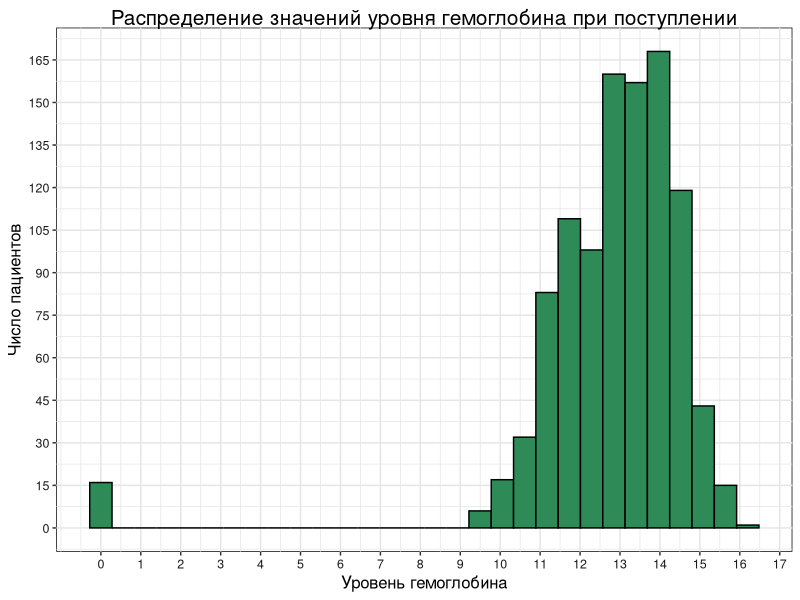
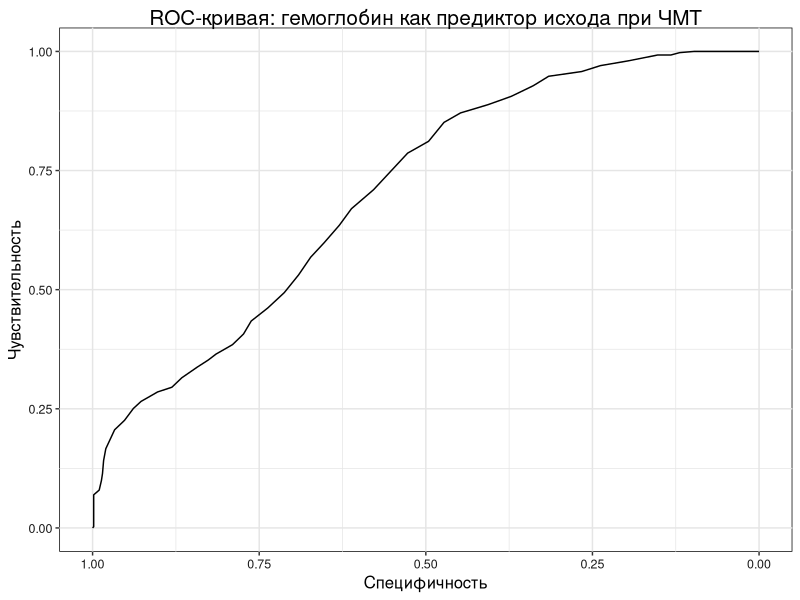
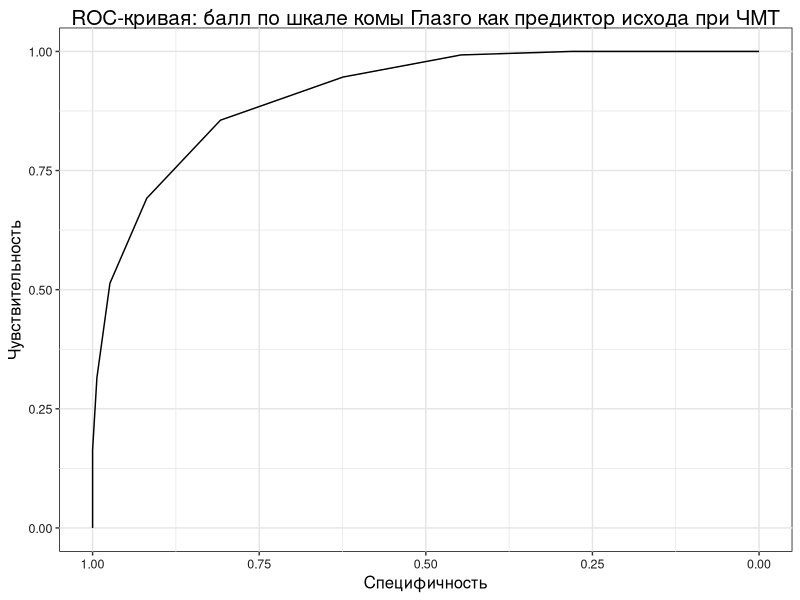

Recreate these plots in R, in order.
## ---- chunk 1
knitr::opts_chunk$set(echo = TRUE)
## ---- chunk 2

library(readxl)
library(tidyverse)
library(stringr)
library(flextable)
library(pROC)
library(ggplot2)
## ---- chunk 3
trauma_row <- read_excel('trauma.xlsx')
## ---- chunk 4
thememine <- theme(
  plot.title = element_text(size = 15, hjust = 0.5),
  axis.title = element_text(size = 12),
  axis.text = element_text(size = 9, colour = 'grey10'),
  panel.background = element_rect(fill = 'white'),
  panel.grid = element_line(colour = 'grey90')
)

theme_set(thememine)
## ---- chunk 5
#проводим первичный анализ
cat('Статистика по всем переменных исходной базы данных\n')
summary(trauma_row)
cat('\nТипы всех переменных исходной базы данных\n')
str(trauma_row)
cat('\nАнализ разности САД и ДАД\n')
trauma_row %>% 
  mutate(
    dif = SBP - DBP
  ) %>%
  select(dif) %>% 
  summary()
## ---- chunk 6
trauma_row %>% 
  ggplot() +
  geom_histogram(aes(x = Hb), fill = 'seagreen', colour = 'black')+
  labs(
    title = 'Распределение значений уровня гемоглобина при поступлении',
    x = 'Уровень гемоглобина',
    y = 'Число пациентов'
  )+
  scale_x_continuous(breaks = seq(0,18, 1))+
  scale_y_continuous(breaks = seq(0,170, 15))
## ---- chunk 7
#Чистка данных

trauma <- trauma_row %>% 
  mutate(
    Hb = case_when(Hb == '0' ~ NA,
                   TRUE ~ Hb),
    Death = as.factor(Death),
    Height = as.numeric(str_remove_all(Height, '"')),
    Heightm = round((Height*2.54)/100,2),
    Weightkg = round(Weight/2.2,1)
  )

cat('Статистика по всем переменных базы данных для дальнейшей работы\n')
summary(trauma)
## ---- chunk 8
#статистика для пола по группам исхода

sexcount <- trauma %>% 
  group_by(Death, Sex) %>% 
  summarise(
    'Количество пациентов и их % от общего числа' = paste0 (n(), ' (', round(n()/nrow(trauma),3) * 100, '%)' ),
  .groups = 'drop'
  ) %>% 
  bind_rows(
    trauma %>% 
  group_by(Death) %>% 
  summarise(
    'Sex' = 'Всего с таким исходом',
    'Количество пациентов и их % от общего числа' = paste0 (n(), ' (', round(n()/nrow(trauma),3) * 100, '%)' ),
  .groups = 'drop'
  )) %>% 
  arrange(Death, Sex) %>% 
  mutate(
    Sex = case_when(
      Sex == 'Male' ~ 'Мужчина',
      Sex == 'Female' ~ 'Женщина',
      TRUE ~ Sex
    ),
    Death = recode(Death, '0' = 'не наступил летальный исход в течение 24 часов', '1' = 'наступил летальный исход в течение 24 часов')
  ) %>% 
  rename('Исход' = Death, 'Пол' = Sex) %>% 
  as_grouped_data(groups = 'Исход')

coomment2 <- paste0(
  'Всего пациентов в исследовании ',
  nrow(trauma),
  '. \nИз них ',
  sum(trauma$Sex == 'Female'),
  ' (',
  round(sum(trauma$Sex == 'Female')/nrow(trauma),3) * 100,
  '%) пациентов - женщины, ', 
  sum(trauma$Sex == 'Male'),
  ' (',
  round(sum(trauma$Sex == 'Male')/nrow(trauma),3) * 100,
  '%) - мужчины.'
)

#визуализация
sexcount %>% 
  as_flextable() %>%
  theme_box() %>% 
  bg(part = "header", bg = "aquamarine") %>% 
  bg(i = ~ !is.na(Исход), bg = "grey90", part = "body") %>% 
  align(part = 'all', align = 'center') %>% 
  set_table_properties(layout = 'autofit', width = 0.8) %>% 
  add_footer_lines(coomment2) %>% 
  set_caption('Таблица 1 - Описательные статистики качественных признаков')
## ---- chunk 9
trauma <- trauma %>% 
  mutate(
    BMI = round(Weightkg/(Heightm^2), 1)
  )
## ---- chunk 10
#сосздаем лист со статистикой для количественных признаков
statistic <- list(
  'Количество NA' = ~sum(is.na(.x)) %>% as.character(),
  'Количество \nнаблюдений' = ~sum(!is.na(.x)) %>% as.character(),
  'Среднее' = ~round(mean(.x, na.rm = T), 1) %>% as.character(),
  'Медиана' = ~median(.x, na.rm = T) %>% as.character(),
  'Стандатрное \nотклонение' = ~sd(.x, na.rm = T) %>% round(2) %>% as.character(),
  '25-75 квартили' = ~paste0(quantile(.x, .25, na.rm = TRUE), ' - ', quantile(.x, .75, na.rm = TRUE)),
  'Мин-макс \nзначение' = ~paste0(min(.x, na.rm = T), ' - ', max(.x, na.rm = T)) %>% as.character()
  )
## ---- chunk 11
#создаем дата фрейм со статистикой
statistic_traumaDeath <- trauma %>%
  group_by(Death) %>% 
  summarise( 
    across(where(is.numeric) & !c('id', 'Height', 'Weight'), statistic)
    ) %>% 
  pivot_longer(!Death, names_to = c('Variable', 'Statustic'), names_sep = '_', values_to = 'Value') %>% 
  pivot_wider(names_from = 'Variable', values_from = 'Value') %>% 
  mutate(
  Death = recode(Death, '0' = 'не наступил летальный исход в течение 24 часов', '1' = 'наступил летальный исход в течение 24 часов'))%>%
  rename('Исход' = Death ) %>% 
  as_grouped_data(groups = 'Исход')

comments <- 'САД - систолическое артериальное давление при поступлении; \nДАД - диастолическое артериальное давление при поступлении; \nFOUR – балл по шкале комы FOUR при поступлении; \nGSC – балл по шкале комы Глазго при поступлении; \nHb – уровень гемоглобина при поступлении.'


#Визуализируем статистику с помощью flextable
as_flextable(statistic_traumaDeath) %>% 
  theme_box() %>% 
  bg(part = "header", bg = "aquamarine") %>% 
  bg(i = ~ !is.na(Исход), bg = "grey90", part = "body") %>%
  align(part = 'all', align = 'center') %>% 
  set_header_labels(Statustic = 'Параметр', Age = 'Возраст, \nгод', SBP = 'САД, \nмм рт.ст.', DBP = 'ДАД, \nмм рт.ст.', Heightm = 'Рост, м', Weightkg = 'Масса, кг', Hb = 'Hb, г/дл', BMI = 'ИМТ') %>%
  set_table_properties(layout = 'autofit', width = 1) %>% 
  set_caption('Таблица 2 - Описательные статистики количественный признаков') %>% 
  add_footer_lines(comments)
## ---- chunk 12
#Статистика по растпростанению анемии

#стичаем количество паиценов с анемией и их %
trauma_anemia <-  trauma %>% 
  group_by(Death,Sex) %>% 
  summarise(
    n = n(),
    patients_with_anemia = sum(ifelse((Sex == 'Female' & Hb<12) | (Sex == 'Male' & Hb<13.5), 1, 0), na.rm = T),
    .groups = 'drop') %>% 
  group_by(Sex) %>% 
  mutate(
    '% числа пациентов с анемией  в этой группе среди этого пола' = paste0(round(patients_with_anemia/sum(n)*100), '%')) %>%
  ungroup() %>% 
  mutate('% числа пациентов с анемией cреди всех пациентов' = paste0(round(patients_with_anemia/nrow(trauma)*100,1), '%'),
         '% числа пациентов с анемией cреди всех пациентов с анемией' = paste0(round(patients_with_anemia/sum(patients_with_anemia)*100,1), '%')
  ) %>% 
  mutate(
  Sex = case_when(
    Sex == 'Male' ~ 'Мужчина',
    Sex == 'Female' ~ 'Женщина',
    TRUE ~ Sex
  )) %>% 
  ungroup() %>%
  mutate(Death = recode(Death, '0' = 'не наступил летальный исход в течение 24 часов', '1' = 'наступил летальный исход в течение 24 часов'))%>%
  rename('Исход' = Death ) %>%
  as_grouped_data(groups = 'Исход')

#Формулируем комментарий к таблице
general_anemia <- paste0(
  'Количество пациентов с анемией - ', 
  sum(trauma_anemia$patients_with_anemia, na.rm = TRUE), 
  ', что составляет ', 
  round(sum(trauma_anemia$patients_with_anemia,na.rm = TRUE)/nrow(trauma)*100,1),
  '% от общего числа пациентов. \nРеферентные значения: Мужчины - 13.5–16 г/дл, Женщины - 12–14 г/дл.' 
  ) 

#визуализируем 
trauma_anemia %>% 
  as_flextable() %>% 
  theme_box() %>% 
  bg(part = "header", bg = "aquamarine") %>%
  bg(i = ~ !is.na(Исход), bg = "grey90", part = "body") %>%
  align(part = 'all', align = 'center') %>% 
  align(part = 'footer', align = 'left') %>%
  set_header_labels(Sex = 'Пол', patients_with_anemia = 'Количество пациентов \nс анемией', n = 'Количество пациентов') %>%
  set_table_properties(layout = 'autofit', width = 1)%>% 
  set_caption('Таблица 3 - Количество пациентов с анемией и их соотношения в разных группах') %>% 
  add_footer_lines(general_anemia)
  

## ---- chunk 13
#считаем пациентов с высоким ИМТ и их соотношения относительно разных групп
trauma_BMI <- trauma %>% 
  # filter(BMI > 30) %>% 
  group_by(Death) %>% 
  summarise(
    ngener = n() %>% as.character(),
    nhighbmi = paste0(sum(BMI > 30), ' (', round(sum(BMI>30)/sum(trauma$BMI>30)*100,1), '%)'),
      # sum(BMI > 30) %>% as.character(),
    perhighbmi = paste(round(sum(BMI>30)/n()*100,1), '%')
  ) %>% 
  mutate(
  Death = recode(Death, '0' = 'Не наступил', '1' = 'Наступил'))

#визуализируем
trauma_BMI %>% 
  flextable() %>% 
  theme_box() %>% 
  bg(part = "header", bg = "aquamarine") %>% 
  align(part = 'all', align = 'center') %>% 
 set_header_labels(ngener = 'Количество пациентов', nhighbmi = 'Количество пациентов с высоким ИМТ (% от всех пациентов с высоким ИМТ)', perhighbmi = '% пациентов с высоким ИМТ в этой группе', Death = 'Летальный исход в течение 24 ч') %>% 
  set_table_properties(layout = 'autofit', width = 1) %>% 
  set_caption('Таблица 4 - Количество пациентов с высоким ИМТ (>30)  и их соотношение в группах с разным исходом')

## ---- chunk 14
# trauma_row %>% 
#   mutate(
#     Height = as.numeric(str_remove_all(Height, '"')),
#     Heightm = round((Height*2.54)/100,2),
#     Weightkg = round(Weight/2.2,1),
#     BMI = round(Weightkg/(Heightm^2), 1)
#   ) %>% 
#   filter(BMI>30) %>% 
#   nrow()

# как вывод - 71 строка
## ---- chunk 15
# trauma_row %>% 
#   mutate(
#     Height = as.numeric(str_remove_all(Height, '"')),
#     Heightm = round((Height*2.54)/100,2),
#     Weightkg = round(Weight/2.2,1),
#     BMI = round(Weightkg/(Heightm^2), 0)
#   ) %>% 
#   select(id, BMI) %>%
#   filter(BMI>30) %>% 
#   nrow()

# как вывод - 51 строка
## ---- chunk 16
cat(paste0(
  'Cредний уровень ИМТ пациентов, включенных в исследование - ',
  round(mean(trauma$BMI)),
  ' (+/-',
  round(sd(trauma$BMI),1),
  ').',
  ' Из таблицы 1 видно, что это среднее совпадает в двух группах исхода.\nКоличество пациентов с ожирением (ИМТ>30) - ',
  sum(trauma$BMI>30),
  ', что составляет ',
  round(sum(trauma$BMI>30)/nrow(trauma)*100,1),
  '% от общего числа пациентов, включенных в исследование.',
  ' При этом в группе с летальным исходом таких пациентов меньше, ',
  trauma_BMI$nhighbmi[trauma_BMI$Death == 'Наступил'],
  ', что составляет ',
  trauma_BMI$perhighbmi[trauma_BMI$Death == 'Наступил'],
  ' этой группы. В группе без летального исхода - ',
  trauma_BMI$nhighbmi[trauma_BMI$Death == 'Не наступил'],
  ' таких пациентов, что составляет ',
  trauma_BMI$perhighbmi[trauma_BMI$Death == 'Не наступил'],
  ' этой группы. Т.к. доли пациентов среди групп исхода примерно равны, данный фактор скорее всего не влияет на исход.'
))
## ---- chunk 17
roc(as.numeric(trauma$Death), trauma$Hb, ci = TRUE) %>% 
  ggroc()+
  labs(
    title = 'ROC-кривая: гемоглобин как предиктор исхода при ЧМТ',
    x = 'Специфичность',
    y = 'Чувствительность'
  )
## ---- chunk 18
roc(as.numeric(trauma$Death), trauma$Hb, ci = TRUE)
## ---- chunk 19

rocGSC <- roc(response = as.numeric(trauma$Death), predictor = trauma$GSC, ci = TRUE)

rocGSC %>% 
  ggroc()+
  labs(
    title = 'ROC-кривая: балл по шкале комы Глазго как предиктор исхода при ЧМТ',
    x = 'Специфичность',
    y = 'Чувствительность'
  )

## ---- chunk 20
rocGSC
## ---- chunk 21
#Считаем оптимальное значение
rocGSC %>% 
  coords(x = 'best', best.method = "closest.topleft") %>% 
  
#визуализирем таблицу
  flextable() %>% 
  theme_box() %>% 
  bg(part = "header", bg = "aquamarine") %>% 
  align(part = 'all', align = 'center') %>% 
 set_header_labels(threshold = 'Оптимальное порогове значение', specificity = 'Специфичность', sensitivity = 'Чувствительность') %>% 
  set_table_properties(layout = 'autofit', width = 0.8) %>% 
  set_caption('Таблица 5 - Оптимальное пороговое значение для предсказания летального исхода по шкале комы Глазго, \nопределенное методом ближайшей точки к левому краю')
## ---- chunk 22
rocallnum <- trauma %>%
  select(Death, where(is.numeric)) %>% 
  select(!c('id', 'Height', 'Weight', 'Heightm', 'Weightkg')) %>% 
  pivot_longer(cols = !Death) %>% 
  group_by(name) %>%
  summarise(AUC = roc(Death, value, ci = T)$ci[2] %>% round(3),
            AUC_LCL = roc(Death, value, ci = T)$ci[1] %>% round(3),
            AUC_UCL = roc(Death, value, ci = T)$ci[3] %>% round(3)) %>% 
  arrange(AUC) %>% 
  mutate(
    name = case_when(
      name == 'Heightm' ~ 'Рост',
      name == "Age" ~ 'Возраст', 
      name == 'SBP' ~ 'САД', 
      name == 'DBP' ~ 'ДАД', 
      name == 'Weightkg' ~ 'Масса', 
      name == 'Hb' ~ 'Уроверь гемоглобина', 
      name == 'BMI' ~ 'ИМТ',
      name == 'GSC' ~ 'Балл по шкале комы Глазго ',
      name == 'FOUR' ~ 'Балл по шкале комы FOUR ',
      TRUE ~ name
    )
  ) %>% 
  rename('Переменная' = name)

rocallnum %>% 
  flextable() %>% 
  theme_box() %>% 
  bg(part = "header", bg = "aquamarine") %>% 
  align(part = 'all', align = 'center') %>% 
  set_table_properties(layout = 'autofit', width = 0.8) %>% 
  set_caption('Таблица 6 - Значения AUC для всех количественных признаков')
